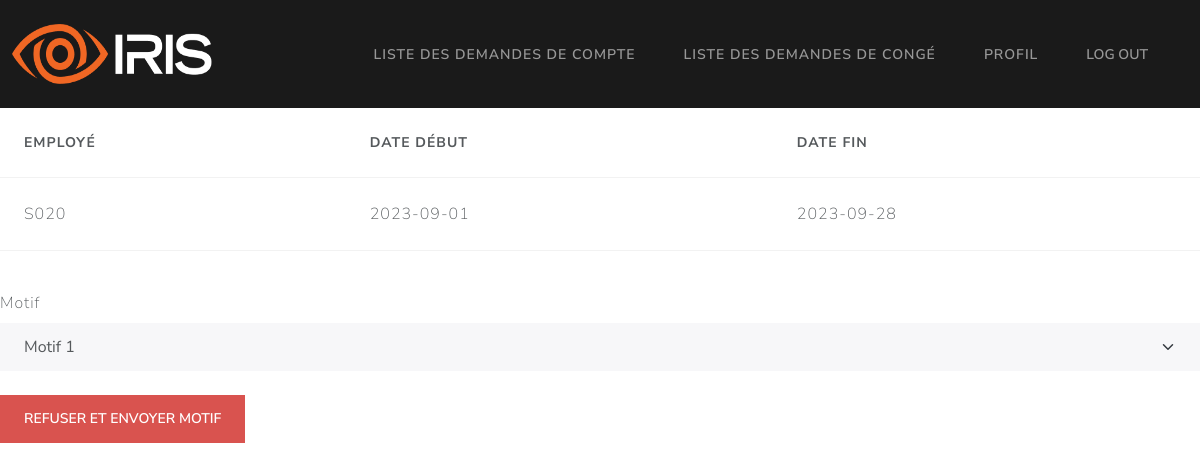
The page /GRH/demande_congé/2/refuser on the database its author committed.
### Models/models.py (models this page shows, shortened)
class demandeCongé(db.Model):
    id = db.Column(db.Integer, primary_key=True)
    date_debut = db.Column(db.String, unique=False, nullable=False)
    date_fin = db.Column(db.String, unique=False, nullable=False)
    statut = db.Column(db.String, unique=False, nullable=False)
    employee_matricule = db.Column(db.String, unique=False, nullable=False)
    motif_refus = db.Column(db.String, unique=False, nullable=True)

### app.py (the view)
@app.route("/GRH/demande_congé/<int:id>/refuser", methods=['GET', 'POST'])
def refuser_demande(id):
	return refuseDemande(request, id)

### Controllers/GRHController.py (called while the page is built)
def refuseDemande(request, id):
    try:
        demande = demandeCongé.query.filter_by(id=id).first()
        if(request.method=='POST'):
            motif = request.form['motif']
            demande.statut = 'Refused'
            demande.motif_refus = motif
            db.session.commit()
            return render_template("/messagePage.html", title="Refus de demande",
                                message=f"Demande d'employé {demande.employee_matricule} a été refusée")
        else:
            return render_template("/GRH/motif.html", demande=demande)
    except Exception as e:
        return render_template("/GRH/detailsDemande.html", demande=demande ,error=str(e))

### templates/GRH/motif.html (shortened to what this page needs)
{% extends '/GRH/base.html' %}
{% block content %}
<table class="table table-hover" style="width: 100%">
  <thead>
    <tr>
      <th scope="col">Employé</th>
      <th scope="col">Date début</th>
      <th scope="col">Date fin</th>
    </tr>
  </thead>
  <tbody>
    <trColumn
      class="table-secondary"
      onclick="window.location='demande_congé/{{ demande.id }}';"
      style="cursor: pointer"
    >
      <td>{{ demande.employee_matricule }}</td>
      <td>{{ demande.date_debut }}</td>
      <td>{{ demande.date_fin }}</td>
  </tbody>
</table>
<form action="/GRH/demande_congé/{{ demande.id }}/refuser" method="POST">
  <div class="form-group">
    <label for="exampleSelect1" class="form-label mt-4">Motif</label>
    <select class="form-select" name="motif">
      <option>Motif 1</option>
    </select>
  </div>
  <br />
  <button type="submit" class="btn btn-danger">Refuser et envoyer motif</button>
</form>
{% endblock %}

### rows shown on the page
demandeCongé: employee_matricule "S020", date_debut "2023-09-01", date_fin "2023-09-28"
